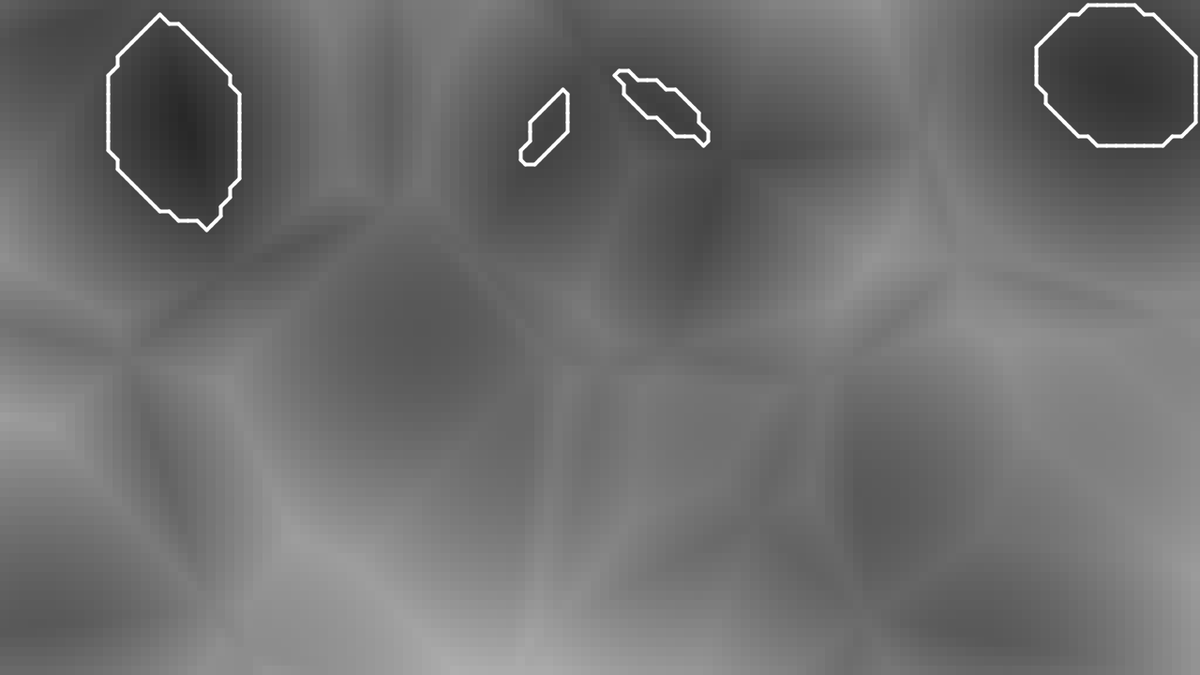
Frame 1 (no input)
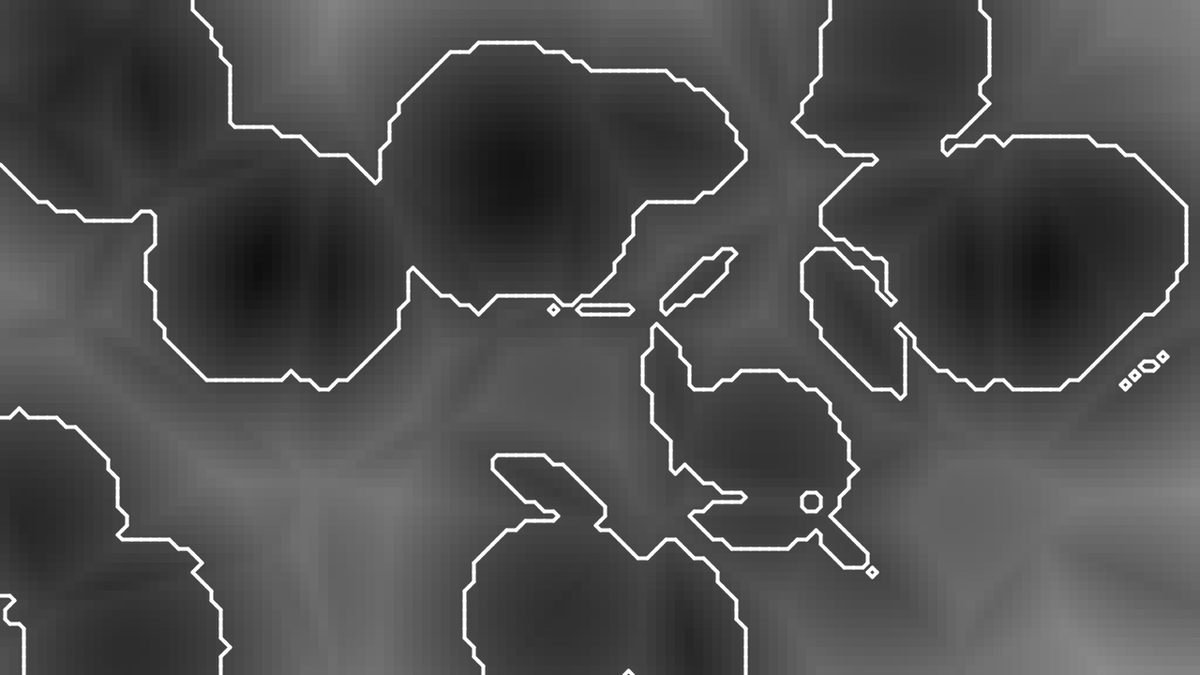
Frame 60 (the mouse pressed at the canvas centre just before this capture)
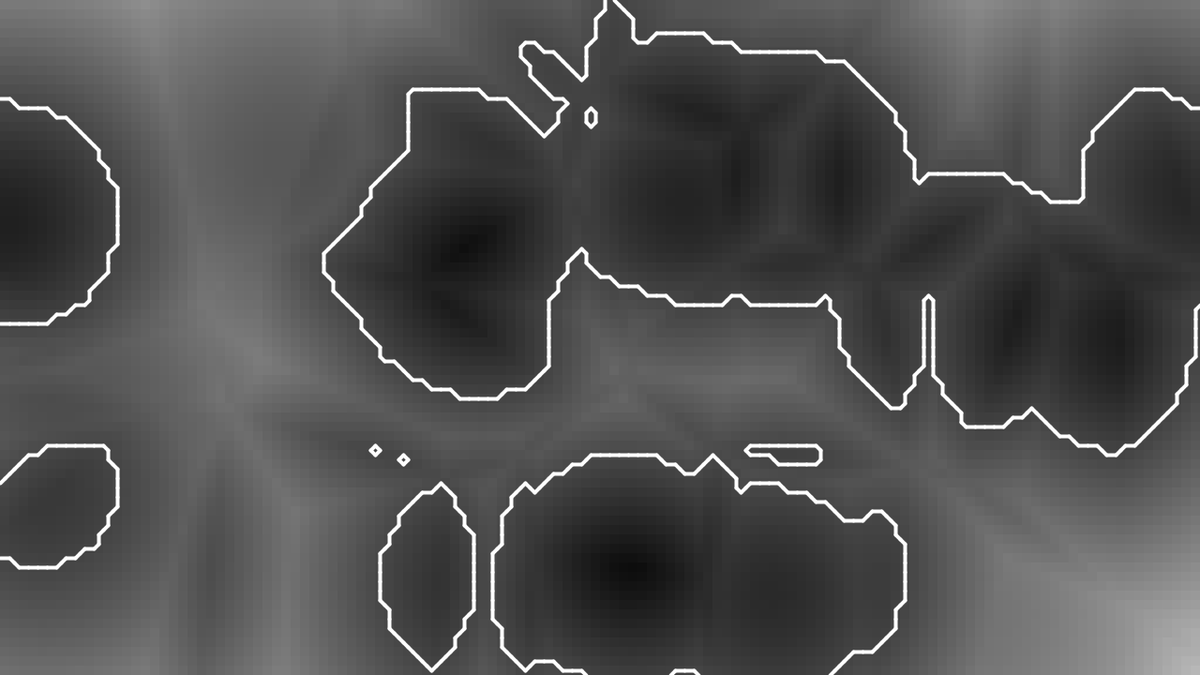
Frame 120 (the mouse held since frame 60 and released just before this capture)

The Processing sketch that drew these frames (run headless with seeded random() and noise(); from frame 60 on, the mouse is pressed at the canvas centre):

// Processing sketch: sketch_marching_squares_worley
// ── sketch_marching_squares_worley.pde
// Marching Squares Worley Noise
// Coding in the Cabana
// The Coding Train / Daniel Shiffman
// https://thecodingtrain.com/challenges/coding-in-the-cabana/005-marching-squares.html
// https://youtu.be/0ZONMNUKTfU
// p5 port: https://editor.p5js.org/codingtrain/sketches/JzvYF8WwT

PVector[] points = new PVector[150];
float[][] field;
int rez = 10;
int cols, rows;

void setup() {
  size(1280, 720);
  cols = 1 + width / rez;
  rows = 1 + height / rez;
  field = new float[cols][rows];
  for (int i = 0; i < points.length; i++) {
    points[i] = new PVector(random(cols), random(rows), random(cols));
  }
}

void line(PVector v1, PVector v2) {
  line(v1.x, v1.y, v2.x, v2.y);
}

void draw() {
  background(0); 
  for (int i = 0; i < cols; i++) {
    for (int j = 0; j < rows; j++) {
      float[] distances = new float[points.length];
      for (int n = 0; n < points.length; n++) {
        PVector v = points[n];
        float z = frameCount % cols;
        float d = dist(i, j, z, v.x, v.y, v.z);
        distances[n] = d;
      }
      float[] sorted = sort(distances);
      field[i][j] = sorted[1];
    }
  }
  float factor = 5;
  for (int i = 0; i < cols; i++) {
    for (int j = 0; j < rows; j++) {
      fill(field[i][j]*factor);
      noStroke();
      rect(i*rez, j*rez, rez, rez);
    }
  }

  for (int i = 0; i < cols-1; i++) {
    for (int j = 0; j < rows-1; j++) {
      float x = i * rez;
      float y = j * rez;
      PVector a = new PVector(x + rez * 0.5, y            );
      PVector b = new PVector(x + rez, y + rez * 0.5);
      PVector c = new PVector(x + rez * 0.5, y + rez      );
      PVector d = new PVector(x, y + rez * 0.5);
      
      float threshold = 70;
      int c1 = field[i][j] * factor < threshold ? 0 : 1;
      int c2 = field[i+1][j] * factor < threshold ? 0 : 1;
      int c3 = field[i+1][j+1] * factor < threshold ? 0 : 1;
      int c4 = field[i][j+1] * factor < threshold ? 0 : 1;


      int state = getState(c1, c2, c3, c4);
      stroke(255);
      strokeWeight(4);
      switch (state) {
      case 1:  
        line(c, d);
        break;
      case 2:  
        line(b, c);
        break;
      case 3:  
        line(b, d);
        break;
      case 4:  
        line(a, b);
        break;
      case 5:  
        line(a, d);
        line(b, c);
        break;
      case 6:  
        line(a, c);
        break;
      case 7:  
        line(a, d);
        break;
      case 8:  
        line(a, d);
        break;
      case 9:  
        line(a, c);
        break;
      case 10: 
        line(a, b);
        line(c, d);
        break;
      case 11: 
        line(a, b);
        break;
      case 12: 
        line(b, d);
        break;
      case 13: 
        line(b, c);
        break;
      case 14: 
        line(c, d);
        break;
      }
    }
  }
}

int getState(int a, int b, int c, int d) {
  return a * 8 + b * 4  + c * 2 + d * 1;
}
